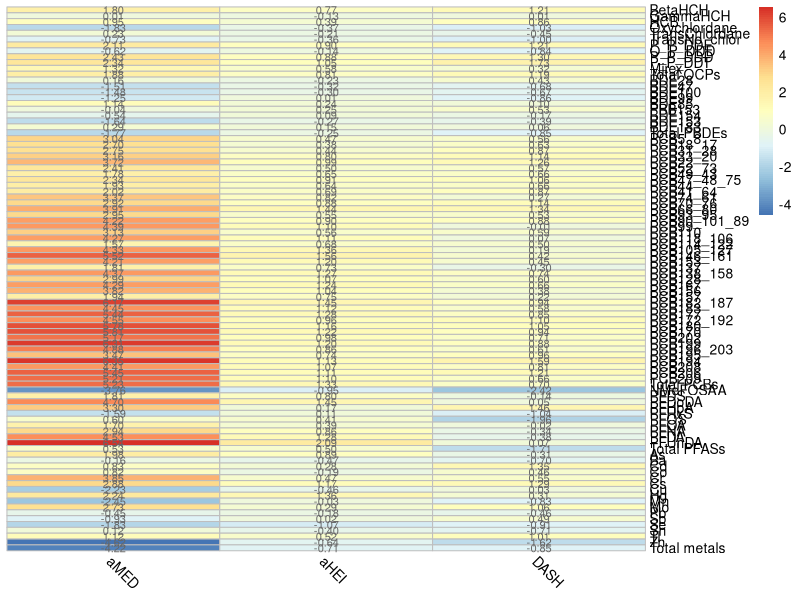
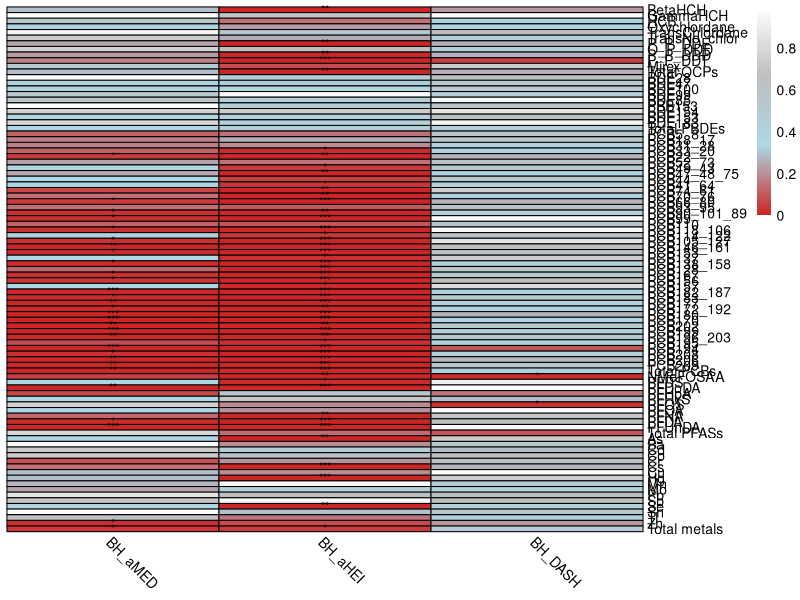
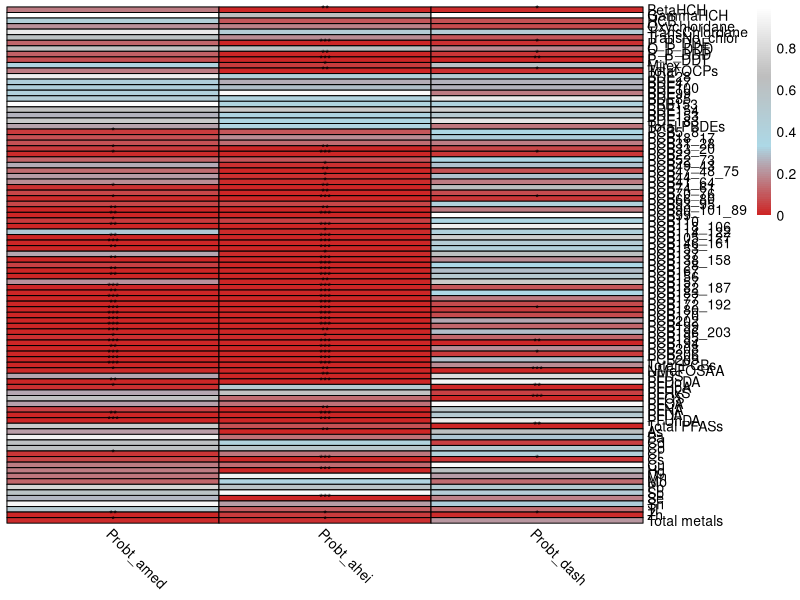
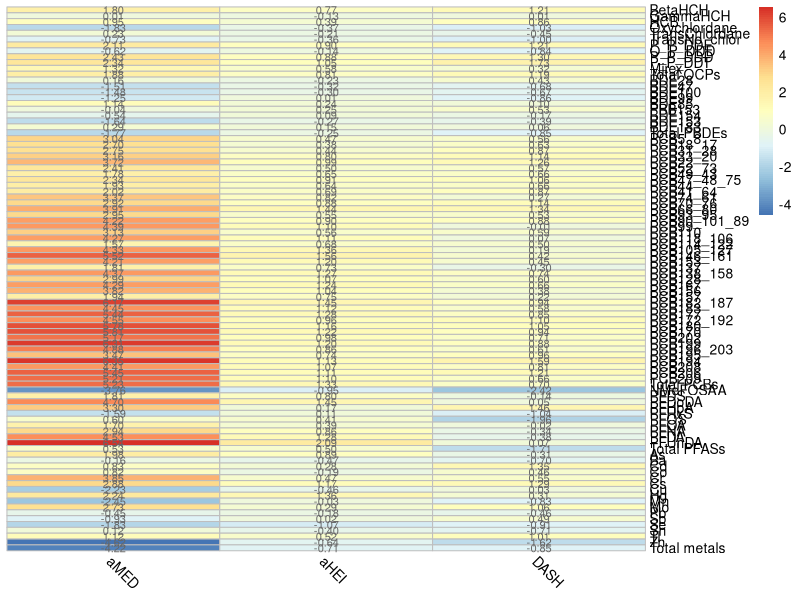
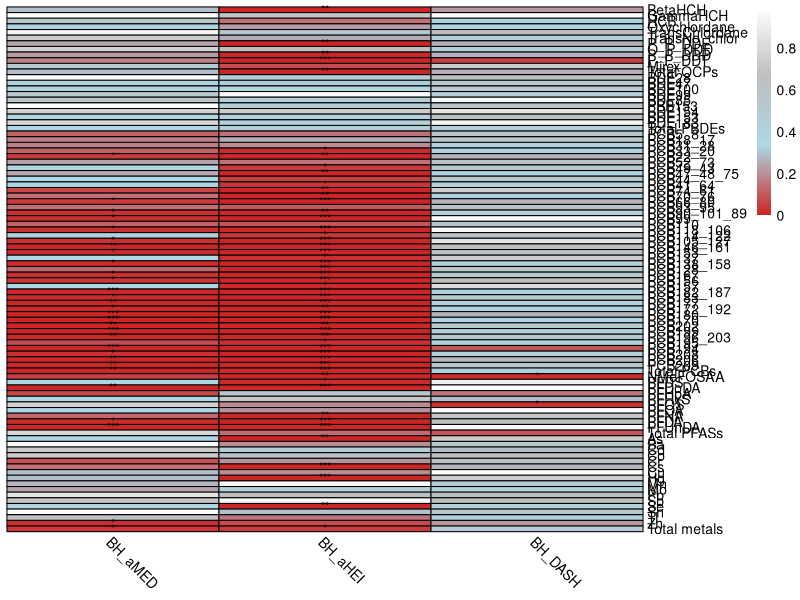
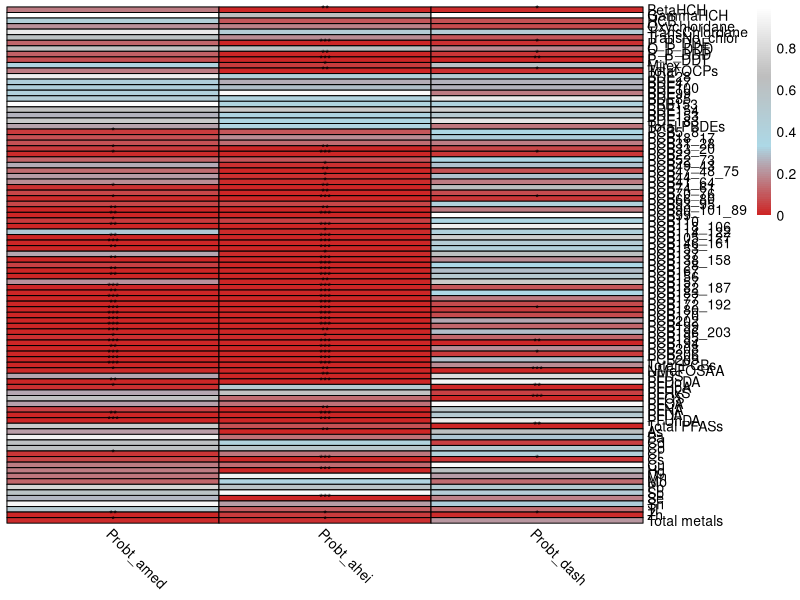

Write the R code that produced these figures, in order.
setwd("C:/nus_project/1st_nus_chemical_nutrition/formal_analysis/revision02202024")
library(pheatmap)
library(vegan)
library(openxlsx)
library(gplots)
dp_chem<- read.xlsx("figure_1a.xlsx", sheet ="adjusted_TEI")
dp_chem=dp_chem[c(2,3,16,19,22)]
dp_chem<-dp_chem[,-1]
rownames(dp_chem) <-dp_chem[,1]
dp_chem<-dp_chem[,-1]
dp_chem<- as.matrix(dp_chem)

figure1a_dp_chem<-pheatmap(dp_chem, cluster_row = FALSE,cluster_cols = FALSE,border_color = "grey", 
                          display_numbers = TRUE,        
                          number_color = "grey40",        
                          fontsize=10,  angle = 315,               
                          number_format = "%.2f")            
pdf("figure1a_dp_chem.pdf", width = 4, height = 14)
print(figure1a_dp_chem)
dev.off()


dp_chem<- read.xlsx("Summary_results0227.xlsx", sheet ="adjusted_TEI")
dp_chem_p=dp_chem[c(2,3,28:30)]
dp_chem_p<-dp_chem_p[,-1]
rownames(dp_chem_p) <-dp_chem_p[,1]
dp_chem_p<-dp_chem_p[,-1]
dp_chem_p<- as.matrix(dp_chem_p)

display_symbols <- matrix(
  ifelse(dp_chem_p < 0.001, "***",
         ifelse(dp_chem_p < 0.01, "**",
                ifelse(dp_chem_p < 0.05, "*", ""))),
  nrow = nrow(dp_chem_p),
  ncol = ncol(dp_chem_p)
)

figure1a_dp_chem_p<-pheatmap(dp_chem_p, cluster_row = FALSE,cluster_cols = FALSE,border_color = "black", 
                            display_numbers = display_symbols,         
                            color = colorRampPalette(c("firebrick3", "lightblue", "grey", "white"))(100),
                            number_color = "black",        
                            fontsize=10,  angle = 315,                   
                            number_format = "%.2f")             
pdf("figure1a_dp_chem_p.pdf", width = 4, height = 14)
print(figure1a_dp_chem_p)
dev.off()

dp_chem<- read.xlsx("figure_1a.xlsx", sheet ="adjusted_TEI")
dp_chem_rawp=dp_chem[c(2,3,7,11,15)]
dp_chem_rawp<-dp_chem_rawp[,-1]
rownames(dp_chem_rawp) <-dp_chem_rawp[,1]
dp_chem_rawp<-dp_chem_rawp[,-1]
dp_chem_rawp<- as.matrix(dp_chem_rawp)

display_symbols <- matrix(
  ifelse(dp_chem_rawp < 0.001, "***",
         ifelse(dp_chem_rawp < 0.01, "**",
                ifelse(dp_chem_rawp < 0.05, "*", ""))),
  nrow = nrow(dp_chem_rawp),
  ncol = ncol(dp_chem_rawp)
)


figure1a_dp_chem_rawp<-pheatmap(dp_chem_rawp, cluster_row = FALSE,cluster_cols = FALSE,border_color = "black", 
                               display_numbers = display_symbols,         
                               color = colorRampPalette(c("firebrick3", "lightblue", "grey", "white"))(100),
                               number_color = "black",        
                               fontsize=10,  angle = 315,                  
                               number_format = "%.2f")             
pdf("figure1a_dp_chem_rawp.pdf", width = 4, height = 14)
print(figure1a_dp_chem_rawp)
dev.off()
